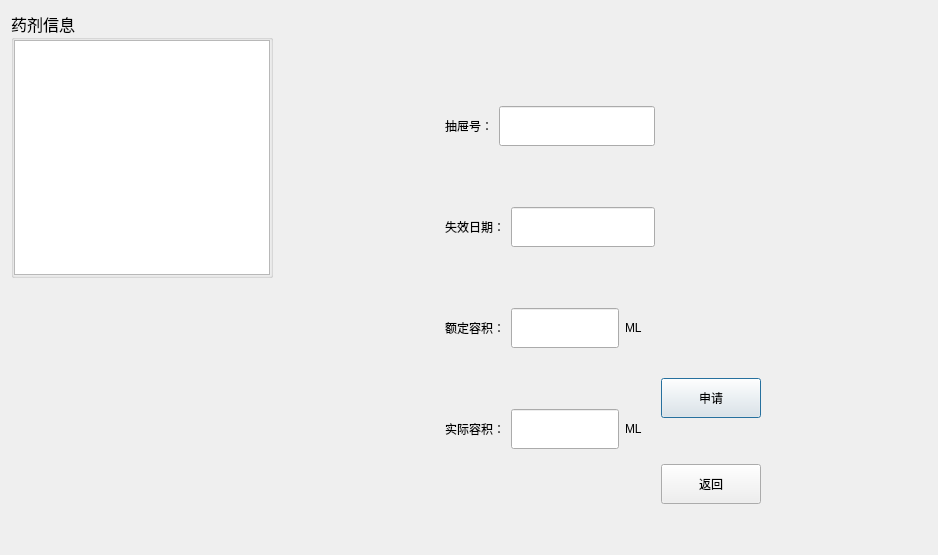
<?xml version="1.0" encoding="UTF-8"?>
<ui version="4.0">
 <class>Dg_RequestPosition</class>
 <widget class="QDialog" name="Dg_RequestPosition">
  <property name="geometry">
   <rect>
    <x>0</x>
    <y>0</y>
    <width>938</width>
    <height>555</height>
   </rect>
  </property>
  <property name="minimumSize">
   <size>
    <width>100</width>
    <height>40</height>
   </size>
  </property>
  <property name="windowTitle">
   <string>Dialog</string>
  </property>
  <layout class="QGridLayout" name="gridLayout_2">
   <item row="0" column="0">
    <layout class="QHBoxLayout" name="horizontalLayout_6">
     <item>
      <layout class="QVBoxLayout" name="verticalLayout_4">
       <item>
        <widget class="QGroupBox" name="groupBox">
         <property name="font">
          <font>
           <family>Agency FB</family>
           <pointsize>12</pointsize>
          </font>
         </property>
         <property name="title">
          <string>药剂信息</string>
         </property>
         <layout class="QGridLayout" name="gridLayout">
          <property name="leftMargin">
           <number>0</number>
          </property>
          <property name="topMargin">
           <number>0</number>
          </property>
          <property name="rightMargin">
           <number>0</number>
          </property>
          <property name="bottomMargin">
           <number>0</number>
          </property>
          <property name="spacing">
           <number>0</number>
          </property>
          <item row="0" column="0">
           <widget class="QTextBrowser" name="TB_info"/>
          </item>
         </layout>
        </widget>
       </item>
       <item>
        <spacer name="verticalSpacer_9">
         <property name="orientation">
          <enum>Qt::Vertical</enum>
         </property>
         <property name="sizeHint" stdset="0">
          <size>
           <width>20</width>
           <height>40</height>
          </size>
         </property>
        </spacer>
       </item>
      </layout>
     </item>
     <item>
      <spacer name="horizontalSpacer">
       <property name="orientation">
        <enum>Qt::Horizontal</enum>
       </property>
       <property name="sizeHint" stdset="0">
        <size>
         <width>40</width>
         <height>20</height>
        </size>
       </property>
      </spacer>
     </item>
     <item>
      <layout class="QVBoxLayout" name="verticalLayout_3" stretch="0,1,0">
       <item>
        <spacer name="verticalSpacer_7">
         <property name="orientation">
          <enum>Qt::Vertical</enum>
         </property>
         <property name="sizeHint" stdset="0">
          <size>
           <width>20</width>
           <height>40</height>
          </size>
         </property>
        </spacer>
       </item>
       <item>
        <layout class="QHBoxLayout" name="horizontalLayout_5">
         <item>
          <layout class="QVBoxLayout" name="verticalLayout_2">
           <item>
            <spacer name="verticalSpacer_5">
             <property name="orientation">
              <enum>Qt::Vertical</enum>
             </property>
             <property name="sizeHint" stdset="0">
              <size>
               <width>20</width>
               <height>40</height>
              </size>
             </property>
            </spacer>
           </item>
           <item>
            <layout class="QHBoxLayout" name="horizontalLayout">
             <item>
              <widget class="QLabel" name="label">
               <property name="text">
                <string>抽屉号：</string>
               </property>
              </widget>
             </item>
             <item>
              <widget class="QLineEdit" name="LE_drawer">
               <property name="minimumSize">
                <size>
                 <width>0</width>
                 <height>40</height>
                </size>
               </property>
              </widget>
             </item>
            </layout>
           </item>
           <item>
            <spacer name="verticalSpacer_2">
             <property name="orientation">
              <enum>Qt::Vertical</enum>
             </property>
             <property name="sizeHint" stdset="0">
              <size>
               <width>20</width>
               <height>40</height>
              </size>
             </property>
            </spacer>
           </item>
           <item>
            <layout class="QHBoxLayout" name="horizontalLayout_2">
             <item>
              <widget class="QLabel" name="label_2">
               <property name="text">
                <string>失效日期：</string>
               </property>
              </widget>
             </item>
             <item>
              <widget class="QLineEdit" name="LE_datetime">
               <property name="minimumSize">
                <size>
                 <width>0</width>
                 <height>40</height>
                </size>
               </property>
              </widget>
             </item>
            </layout>
           </item>
           <item>
            <spacer name="verticalSpacer_3">
             <property name="orientation">
              <enum>Qt::Vertical</enum>
             </property>
             <property name="sizeHint" stdset="0">
              <size>
               <width>20</width>
               <height>40</height>
              </size>
             </property>
            </spacer>
           </item>
           <item>
            <layout class="QHBoxLayout" name="horizontalLayout_3">
             <item>
              <widget class="QLabel" name="label_3">
               <property name="text">
                <string>额定容积：</string>
               </property>
              </widget>
             </item>
             <item>
              <widget class="QLineEdit" name="lE_bottle">
               <property name="minimumSize">
                <size>
                 <width>0</width>
                 <height>40</height>
                </size>
               </property>
              </widget>
             </item>
             <item>
              <widget class="QLabel" name="LB_bollte">
               <property name="minimumSize">
                <size>
                 <width>30</width>
                 <height>0</height>
                </size>
               </property>
               <property name="text">
                <string>ML</string>
               </property>
              </widget>
             </item>
            </layout>
           </item>
           <item>
            <spacer name="verticalSpacer_4">
             <property name="orientation">
              <enum>Qt::Vertical</enum>
             </property>
             <property name="sizeHint" stdset="0">
              <size>
               <width>20</width>
               <height>40</height>
              </size>
             </property>
            </spacer>
           </item>
           <item>
            <layout class="QHBoxLayout" name="horizontalLayout_4">
             <item>
              <widget class="QLabel" name="label_4">
               <property name="text">
                <string>实际容积：</string>
               </property>
              </widget>
             </item>
             <item>
              <widget class="QLineEdit" name="lE_dose">
               <property name="minimumSize">
                <size>
                 <width>0</width>
                 <height>40</height>
                </size>
               </property>
              </widget>
             </item>
             <item>
              <widget class="QLabel" name="LB_dose">
               <property name="minimumSize">
                <size>
                 <width>30</width>
                 <height>0</height>
                </size>
               </property>
               <property name="text">
                <string>ML</string>
               </property>
              </widget>
             </item>
            </layout>
           </item>
           <item>
            <spacer name="verticalSpacer_6">
             <property name="orientation">
              <enum>Qt::Vertical</enum>
             </property>
             <property name="sizeHint" stdset="0">
              <size>
               <width>20</width>
               <height>40</height>
              </size>
             </property>
            </spacer>
           </item>
          </layout>
         </item>
         <item>
          <layout class="QVBoxLayout" name="verticalLayout" stretch="1,0,0,0">
           <item>
            <spacer name="verticalSpacer">
             <property name="orientation">
              <enum>Qt::Vertical</enum>
             </property>
             <property name="sizeHint" stdset="0">
              <size>
               <width>20</width>
               <height>40</height>
              </size>
             </property>
            </spacer>
           </item>
           <item>
            <widget class="QPushButton" name="pB_apply">
             <property name="minimumSize">
              <size>
               <width>100</width>
               <height>40</height>
              </size>
             </property>
             <property name="text">
              <string>申请</string>
             </property>
            </widget>
           </item>
           <item>
            <spacer name="verticalSpacer_10">
             <property name="orientation">
              <enum>Qt::Vertical</enum>
             </property>
             <property name="sizeHint" stdset="0">
              <size>
               <width>20</width>
               <height>40</height>
              </size>
             </property>
            </spacer>
           </item>
           <item>
            <widget class="QPushButton" name="pB_back">
             <property name="minimumSize">
              <size>
               <width>100</width>
               <height>40</height>
              </size>
             </property>
             <property name="text">
              <string>返回</string>
             </property>
            </widget>
           </item>
          </layout>
         </item>
        </layout>
       </item>
       <item>
        <spacer name="verticalSpacer_8">
         <property name="orientation">
          <enum>Qt::Vertical</enum>
         </property>
         <property name="sizeHint" stdset="0">
          <size>
           <width>20</width>
           <height>40</height>
          </size>
         </property>
        </spacer>
       </item>
      </layout>
     </item>
     <item>
      <spacer name="horizontalSpacer_2">
       <property name="orientation">
        <enum>Qt::Horizontal</enum>
       </property>
       <property name="sizeHint" stdset="0">
        <size>
         <width>40</width>
         <height>20</height>
        </size>
       </property>
      </spacer>
     </item>
    </layout>
   </item>
  </layout>
 </widget>
 <resources/>
 <connections/>
</ui>
